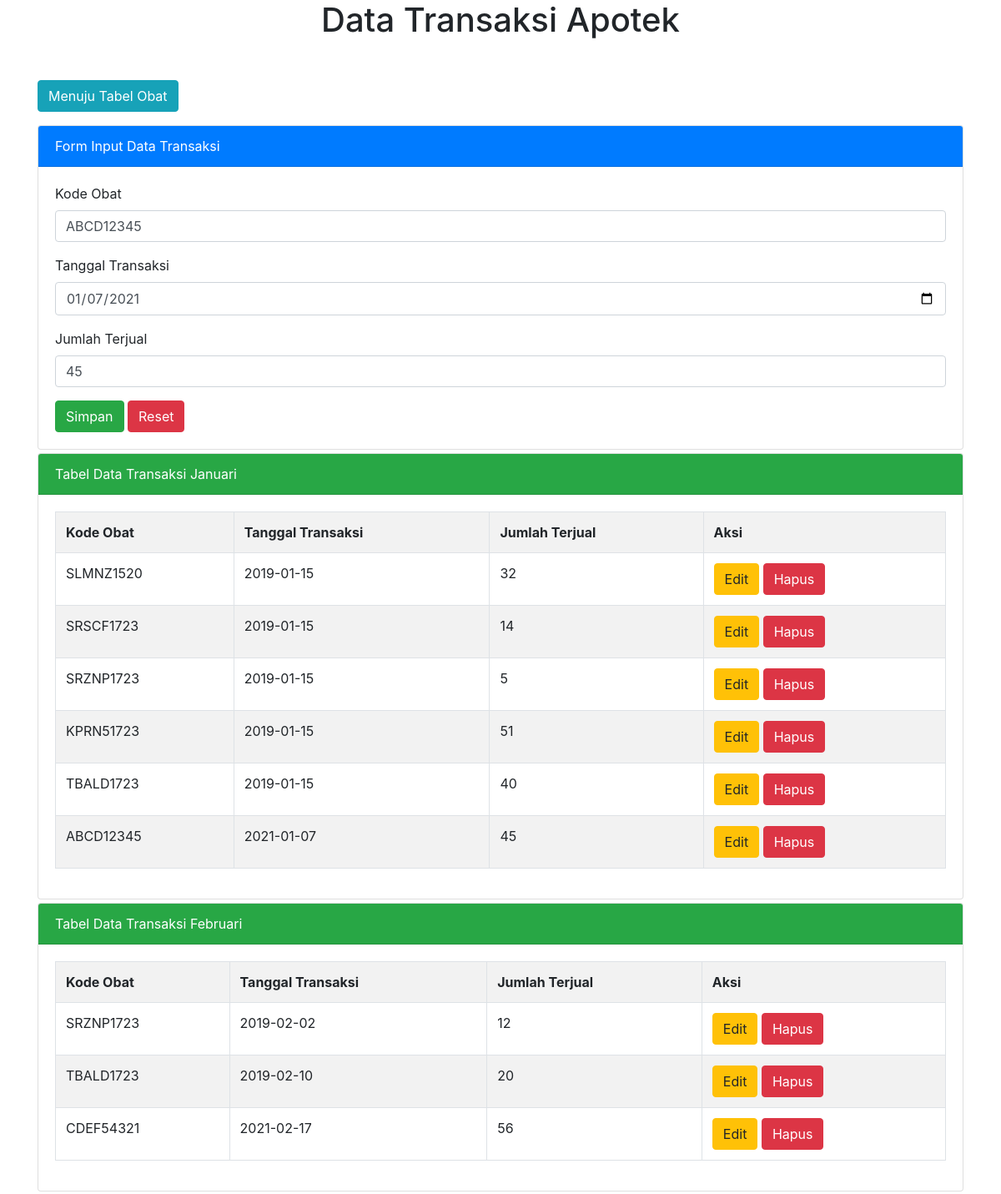
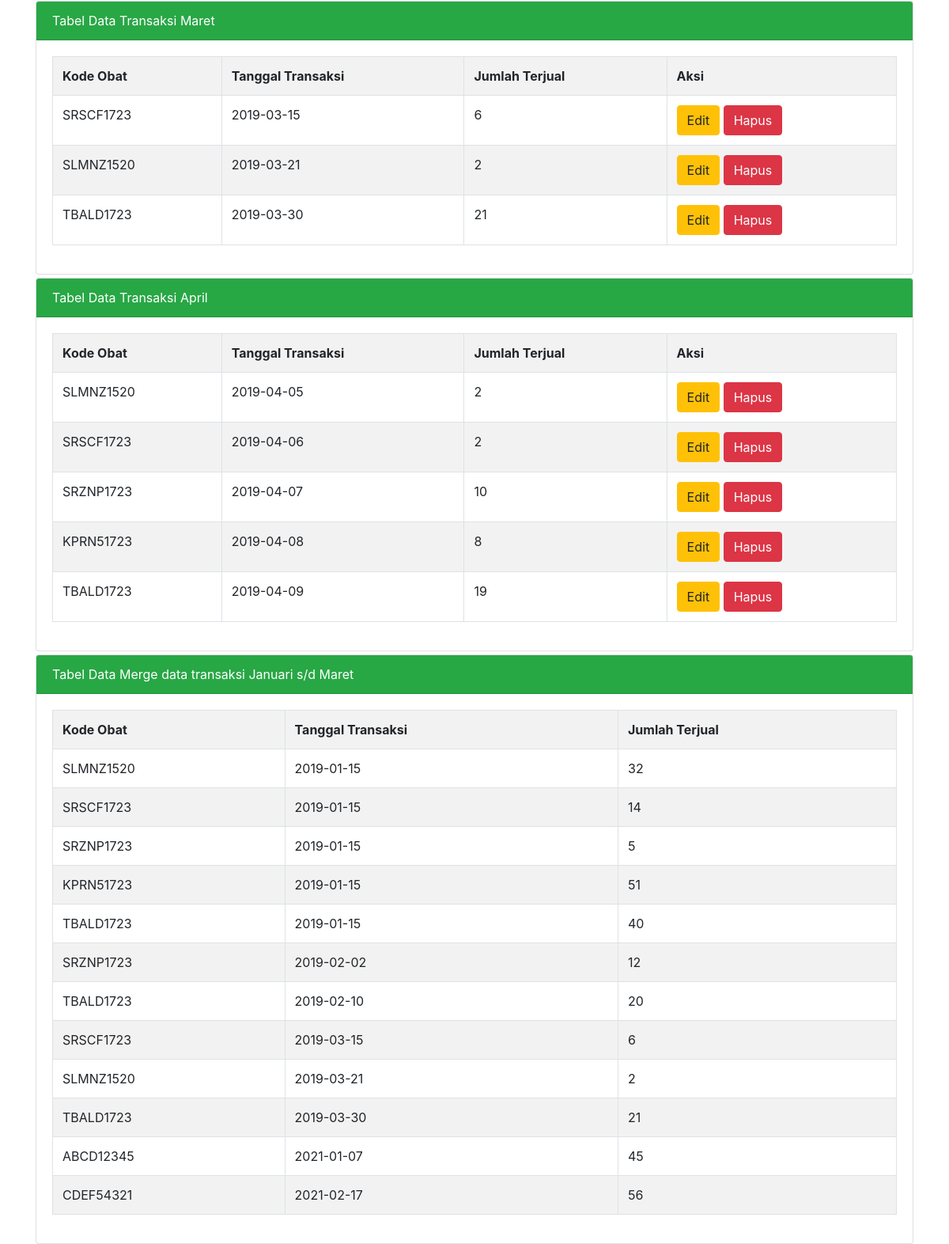
The app's page /transaksi.php?januari=edit&id=ABCD12345 with its own data (2 pictures, top to bottom).
### tables this page shows
CREATE TABLE `penjualan_januari` (
  `kode_obat` char(9) NOT NULL,
  `tgl_transaksi` date NOT NULL,
  `jumlah_terjual` int(3) NOT NULL DEFAULT 0
);

CREATE TABLE `penjualan_februari` (
  `kode_obat` char(9) NOT NULL,
  `tgl_transaksi` date NOT NULL,
  `jumlah_terjual` int(3) NOT NULL DEFAULT 0
);

CREATE TABLE `penjualan_maret` (
  `kode_obat` char(9) NOT NULL,
  `tgl_transaksi` date NOT NULL,
  `jumlah_terjual` int(3) NOT NULL DEFAULT 0
);

CREATE TABLE `penjualan_april` (
  `kode_obat` char(9) NOT NULL,
  `tgl_transaksi` date NOT NULL,
  `jumlah_terjual` int(3) NOT NULL DEFAULT 0
);

### transaksi.php (the view, shortened to what this page needs)
<?php
$server = "localhost";
$user = "root";
$pass = "";
$database = "apotek";
$koneksi = mysqli_connect($server, $user, $pass, $database)or die(mysqli_error($koneksi));
if(isset($_GET['januari']))
{
    if($_GET['januari'] == "edit")
    {
        $tampil = mysqli_query($koneksi, "SELECT * FROM penjualan_januari WHERE kode_obat = '$_GET[id]' ");
        $data = mysqli_fetch_array($tampil);
        if($data)
        {
            $vkode_obat = $data['kode_obat'];
            $vtgl_transaksi = $data['tgl_transaksi'];
            $vjumlah_terjual = $data['jumlah_terjual'];
        }
    }
}
?>
<!DOCTYPE html>
<html>
<head>
     <link rel="stylesheet" href="https://maxcdn.bootstrapcdn.com/bootstrap/4.0.0/css/bootstrap.min.css">
</head>
<body>
    <div class="container">
        <h1 class="text-center">Data Transaksi Apotek</h1>
        <form action="obat.php" method="post" class="mt-5">
            <div>
                <button type="KeObat" class="btn btn-info">Menuju Tabel Obat</button>
            </div>
        </form>
        <div class="card mt-3">
            <div class="card-header bg-primary text-white">
                Form Input Data Transaksi
            </div>
            <div class="card-body">
                <form method="post" action="">
                    <div class="form-group">
                        <label>Kode Obat</label>
                        <input type="text" name="tkode_obat" value="<?=@$vkode_obat?>" class="form-control" placeholder="Input Kode Obat" required>
                    </div>
                    <div>
                        <label>Tanggal Transaksi</label>
                        <input type="date" name="ttgl_transaksi" value="<?=@$vtgl_transaksi?>" class="form-control" placeholder="Input Tanggal Transaksi" required>
                    </div>
                    <div>
                        <label class="mt-3">Jumlah Terjual</label>
                        <input type="number" name="tjumlah_terjual" value="<?=@$vjumlah_terjual?>" class="form-control" placeholder="Input Jumlah Terjual" required>
                    </div>
                    <button type="submit" class="btn btn-success mt-3" name="bsimpan">Simpan</button>
                    <button type="reset" class="btn btn-danger mt-3" name="breset">Reset</button>
                </form>
            </div>
        </div>
        <div class="card mt-1">
            <div class="card-header bg-success text-white">
                Tabel Data Transaksi Januari
            </div>
            <div class="card-body">
                <table class="table table-bordered table-striped">
                    <tr>
                        <th>Kode Obat</th>
                        <th>Tanggal Transaksi</th>
                        <th>Jumlah Terjual</th>
                        <th>Aksi</th>
                    </tr>
                    <?php
                    $tampil = mysqli_query($koneksi, "SELECT * FROM penjualan_januari ORDER BY tgl_transaksi asc");
                    while($data = mysqli_fetch_array($tampil)) :
                    ?>
                    <tr>
                        <td><?=$data['kode_obat']?></td>
                        <td><?=$data['tgl_transaksi']?></td>
                        <td><?=$data['jumlah_terjual']?></td>
                        <td>
                            <a href="transaksi.php?januari=edit&id=<?=$data['kode_obat']?>" class="btn btn-warning">Edit</a>
                            <a href="transaksi.php?januari=hapus&id=<?=$data['kode_obat']?>"
                                onclick="return confirm('Apakah yakin ingin menghapus data ini?')" class="btn btn-danger">Hapus</a>
                        </td>
                    </tr>
                    <?php endwhile;  ?>
                </table>
            </div>
        </div>
        <div class="card mt-1">
            <div class="card-header bg-success text-white">
                Tabel Data Transaksi Februari
            </div>
            <div class="card-body">
                <table class="table table-bordered table-striped">
                    <tr>
                        <th>Kode Obat</th>
                        <th>Tanggal Transaksi</th>
                        <th>Jumlah Terjual</th>
                        <th>Aksi</th>
                    </tr>
                    <?php
                    $tampil = mysqli_query($koneksi, "SELECT * FROM penjualan_februari ORDER BY tgl_transaksi asc");
                    while($data = mysqli_fetch_array($tampil)) :
                    ?>
                    <tr>
                        <td><?=$data['kode_obat']?></td>
                        <td><?=$data['tgl_transaksi']?></td>
                        <td><?=$data['jumlah_terjual']?></td>
                        <td>
                            <a href="transaksi.php?februari=edit&id=<?=$data['kode_obat']?>" class="btn btn-warning">Edit</a>
                            <a href="transaksi.php?februari=hapus&id=<?=$data['kode_obat']?>"
                                onclick="return confirm('Apakah yakin ingin menghapus data ini?')" class="btn btn-danger">Hapus</a>
                        </td>
                    </tr>
                    <?php endwhile;  ?>
                </table>
            </div>
        </div>
        <div class="card mt-1">
            <div class="card-header bg-success text-white">
                Tabel Data Transaksi Maret
            </div>
            <div class="card-body">
                <table class="table table-bordered table-striped">
                    <tr>
                        <th>Kode Obat</th>
                        <th>Tanggal Transaksi</th>
                        <th>Jumlah Terjual</th>
                        <th>Aksi</th>
                    </tr>
                    <?php
                    $tampil = mysqli_query($koneksi, "SELECT * FROM penjualan_maret ORDER BY tgl_transaksi asc");
                    while($data = mysqli_fetch_array($tampil)) :
                    ?>
                    <tr>
                        <td><?=$data['kode_obat']?></td>
                        <td><?=$data['tgl_transaksi']?></td>
                        <td><?=$data['jumlah_terjual']?></td>
                        <td>
                            <a href="transaksi.php?maret=edit&id=<?=$data['kode_obat']?>" class="btn btn-warning">Edit</a>
                            <a href="transaksi.php?maret=hapus&id=<?=$data['kode_obat']?>"
                                onclick="return confirm('Apakah yakin ingin menghapus data ini?')" class="btn btn-danger">Hapus</a>
                        </td>
                    </tr>
                    <?php endwhile;  ?>
                </table>
            </div>
        </div>
        <div class="card mt-1">
            <div class="card-header bg-success text-white">
                Tabel Data Transaksi April
            </div>
            <div class="card-body">
                <table class="table table-bordered table-striped">
                    <tr>
                        <th>Kode Obat</th>
                        <th>Tanggal Transaksi</th>
                        <th>Jumlah Terjual</th>
                        <th>Aksi</th>
                    </tr>
                    <?php
                    $tampil = mysqli_query($koneksi, "SELECT * FROM penjualan_april ORDER BY tgl_transaksi asc");
                    while($data = mysqli_fetch_array($tampil)) :
                    ?>
                    <tr>
                        <td><?=$data['kode_obat']?></td>
                        <td><?=$data['tgl_transaksi']?></td>
                        <td><?=$data['jumlah_terjual']?></td>
                        <td>
                            <a href="transaksi.php?april=edit&id=<?=$data['kode_obat']?>" class="btn btn-warning">Edit</a>
                            <a href="transaksi.php?april=hapus&id=<?=$data['kode_obat']?>"
                                onclick="return confirm('Apakah yakin ingin menghapus data ini?')" class="btn btn-danger">Hapus</a>
                        </td>
                    </tr>
                    <?php endwhile;  ?>
                </table>
            </div>
        </div>
        <div class="card mt-1">
            <div class="card-header bg-success text-white">
                Tabel Data Merge data transaksi Januari s/d Maret
            </div>
            <div class="card-body">
                <table class="table table-bordered table-striped">
                    <tr>
                        <th>Kode Obat</th>
                        <th>Tanggal Transaksi</th>
                        <th>Jumlah Terjual</th>
                    </tr>
                    <?php
                    $tampil = mysqli_query($koneksi, "(SELECT * FROM penjualan_januari)
                    UNION (SELECT * FROM penjualan_februari)
                    UNION (SELECT * FROM penjualan_maret)
                    ORDER BY tgl_transaksi");
                    while($data = mysqli_fetch_array($tampil)) :
                    ?>
                    <tr>
                        <td><?=$data['kode_obat']?></td>
                        <td><?=$data['tgl_transaksi']?></td>
                        <td><?=$data['jumlah_terjual']?></td>
                    </tr>
                    <?php endwhile;  ?>
                </table>
            </div>
        </div>
    </div>
</body>
</html>

### records on screen
penjualan_januari: tkode_obat "ABCD12345", ttgl_transaksi "01/07/2021", tjumlah_terjual "45", kode_obat "ABCD12345", tgl_transaksi "2021-01-07", jumlah_terjual "45"
penjualan_januari: kode_obat "SLMNZ1520", tgl_transaksi "2019-01-15", jumlah_terjual "32"
penjualan_januari: kode_obat "SRSCF1723", tgl_transaksi "2019-01-15", jumlah_terjual "14"
penjualan_januari: kode_obat "SRZNP1723", tgl_transaksi "2019-01-15", jumlah_terjual "5"
penjualan_januari: kode_obat "KPRN51723", tgl_transaksi "2019-01-15", jumlah_terjual "51"
penjualan_januari: kode_obat "TBALD1723", tgl_transaksi "2019-01-15", jumlah_terjual "40"
penjualan_februari: kode_obat "SRZNP1723", tgl_transaksi "2019-02-02", jumlah_terjual "12"
penjualan_februari: kode_obat "TBALD1723", tgl_transaksi "2019-02-10", jumlah_terjual "20"
penjualan_februari: kode_obat "CDEF54321", tgl_transaksi "2021-02-17", jumlah_terjual "56"
penjualan_maret: kode_obat "SRSCF1723", tgl_transaksi "2019-03-15", jumlah_terjual "6"
penjualan_maret: kode_obat "SLMNZ1520", tgl_transaksi "2019-03-21", jumlah_terjual "2"
penjualan_maret: kode_obat "TBALD1723", tgl_transaksi "2019-03-30", jumlah_terjual "21"
penjualan_april: kode_obat "SLMNZ1520", tgl_transaksi "2019-04-05", jumlah_terjual "2"
penjualan_april: kode_obat "SRSCF1723", tgl_transaksi "2019-04-06", jumlah_terjual "2"
penjualan_april: kode_obat "SRZNP1723", tgl_transaksi "2019-04-07", jumlah_terjual "10"
penjualan_april: kode_obat "KPRN51723", tgl_transaksi "2019-04-08", jumlah_terjual "8"
penjualan_april: kode_obat "TBALD1723", tgl_transaksi "2019-04-09", jumlah_terjual "19"

### other values on screen
$data['kode_obat'] "SLMNZ1520"
$data['tgl_transaksi'] "2019-01-15"
$data['jumlah_terjual'] "32"
$data['kode_obat'] "SRSCF1723"
$data['jumlah_terjual'] "14"
$data['kode_obat'] "SRZNP1723"
$data['jumlah_terjual'] "5"
$data['kode_obat'] "KPRN51723"
$data['jumlah_terjual'] "51"
$data['kode_obat'] "TBALD1723"
$data['jumlah_terjual'] "40"
$data['tgl_transaksi'] "2019-02-02"
$data['jumlah_terjual'] "12"
$data['tgl_transaksi'] "2019-02-10"
$data['jumlah_terjual'] "20"
